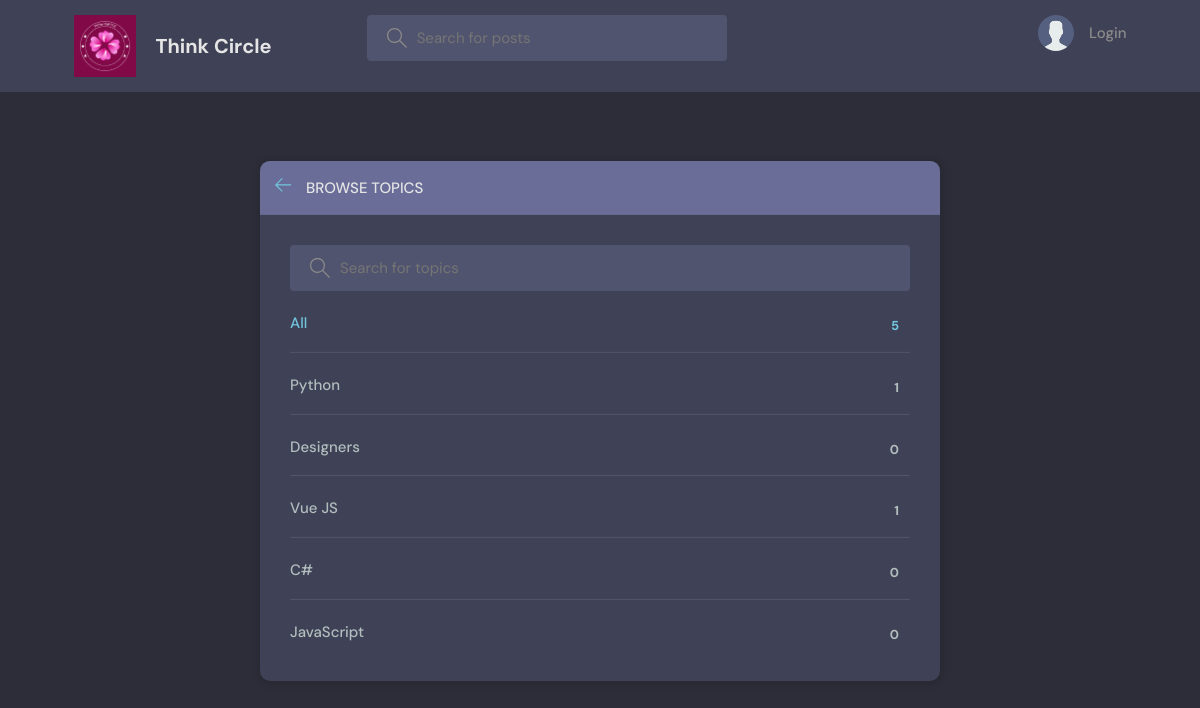
Page /topics/ on the committed database.
### base/models.py (models this page shows, shortened)
class Topic(models.Model):
    name = models.CharField(max_length=200)

### base/views.py (the view)
# urls.py: path('topics/', views.topicsPage, name="topics"),
def topicsPage(request):
    q = request.GET.get('q') if request.GET.get('q') != None else ''
    topics = Topic.objects.filter(name__icontains=q)
    return render(request, 'base/topics.html', {'topics': topics})

### base/templates/base/topics.html (shortened to what this page needs)
{% extends 'main.html' %}
{% block content %}
<main class="create-room layout">
  <div class="container">
    <div class="layout__box">
      <div class="layout__boxHeader">
        <div class="layout__boxTitle">
          <a href="{% url 'home' %}">
            <svg version="1.1" xmlns="http://www.w3.org/2000/svg" width="32" height="32" viewBox="0 0 32 32">
              <title>arrow-left</title>
              <path
                d="M13.723 2.286l-13.723 13.714 13.719 13.714 1.616-1.611-10.96-10.96h27.625v-2.286h-27.625l10.965-10.965-1.616-1.607z">
              </path>
            </svg>
          </a>
          <h3>Browse Topics</h3>
        </div>
      </div>
      <div class="topics-page layout__body">
        <form action="" method="GET" class="header__search">
          <label>
            <input name="q" placeholder="Search for topics" />
          </label>
        </form>
        <ul class="topics__list">
          <li>
            <a href="{% url 'topics' %}" class="active">All <span>{{topics.count}}</span></a>
          </li>
          {% for topic in topics %}
          <li>
            <a href="{% url 'home' %}?q={{topic.name}}">{{ topic.name }} <span>{{topic.room_set.all.count}}</span></a>
          </li>
          {% endfor %}
        </ul>
      </div>
    </div>
  </div>
</main>
{% endblock content %}

### static/styles/style.css (style rules this page uses)
:root { --color-main: #71c6dd; --color-main-light: #e1f6fb; --color-dark: #3f4156; --color-dark-medium: #51546e; --color-dark-light: #696d97; --color-light: #e5e5e5; --color-gray: #8b8b8b; --color-light-gray: #b2bdbd; --color-bg: #2d2d39; --color-success: #5dd693; --color-error: #fc4b0b; }
* { font-family: "DM Sans", -apple-system, BlinkMacSystemFont, "Segoe UI", Roboto, Oxygen, Ubuntu, Cantarell, "Open Sans", "Helvetica Neue", sans-serif; margin: 0; padding: 0; box-sizing: border-box; text-rendering: optimizeLegibility; font-size: inherit; }
html { font-size: 56.25%; }
@media only screen and (min-width: 1200px) { html { font-size: 62.5%; } }
body { line-height: 1.6; font-weight: 400; font-size: 1.5rem; color: var(--color-light-gray); background-color: var(--color-bg); min-height: 100vh; }
a { display: inline-block; color: var(--color-main); text-decoration: none; }
.container { max-width: 120rem; width: 90%; margin: auto; }
.header__search > label { background-color: var(--color-dark-medium); padding: 1.3rem 1rem; display: flex; align-items: center; gap: 1rem; border-radius: 4px; }
.header__search svg { fill: var(--color-gray); width: 2rem; height: 2rem; margin-left: 1rem; }
.header__search input { width: 30rem; background: transparent; border: none; outline: none; color: var(--color-light); }
.layout { margin-top: 2.4rem; }
.layout > .container { display: flex; justify-content: space-between; align-items: flex-start; }
.layout__box { width: 90%; max-width: 48rem; min-height: 40rem; position: absolute; top: 50%; left: 50%; transform: translate(-50%, -46%); background-color: var(--color-dark); border-radius: 1rem; box-shadow: 1px 1px 6px 3px rgba(0, 0, 0, 0.1); overflow: hidden; }
.layout__boxHeader { display: flex; padding: 1.5rem; background-color: var(--color-dark-light); }
.layout__boxTitle { display: flex; gap: 1.5rem; align-items: center; }
.layout__boxTitle h3 { text-transform: uppercase; font-weight: 500; color: var(--color-light); }
.layout__boxTitle svg { width: 1.6rem; height: 1.6rem; fill: var(--color-main); }
.layout__body { margin: 3rem; }
.topics__list { list-style: none; }
.topics__list li a { display: flex; justify-content: space-between; margin-bottom: 3rem; font-weight: 500; color: var(--color-light-gray); transition: all 0.3s ease-in-out; }
.topics__list li a.active, .topics__list li a:hover { color: var(--color-main); }
.topics__list li a span { padding: 0.5rem 1rem; background-color: var(--color-dark); border-radius: 3px; font-size: 1.3rem; font-weight: 700; letter-spacing: 1px; }
.topics-page .topics__list li:not(:last-child) a { margin: 2rem 0; padding-bottom: 1rem; text-decoration: none; border-bottom: 1px solid var(--color-dark-medium); }
.topics-page .header__search { display: block; }
.create-room.layout .layout__box { max-width: 68rem; }

### rows in the picture
Topic: name "Python", room_set.all.count "1"
Topic: name "Designers", room_set.all.count "0"
Topic: name "Vue JS", room_set.all.count "1"
Topic: name "C#", room_set.all.count "0"
Topic: name "JavaScript", room_set.all.count "0"

### other values in the picture
{{ topics.count }} "5"
